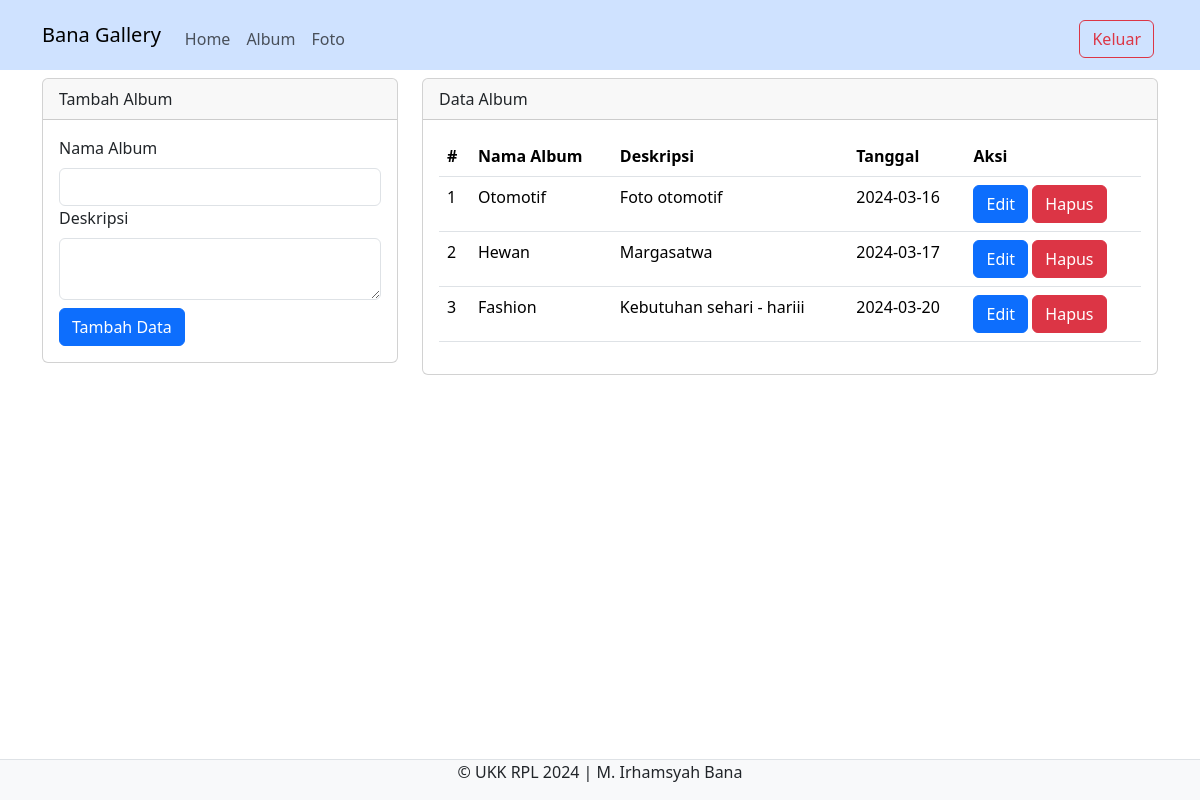
Screenshot of /admin/album.php (signed in) with the database file from the repository.
### tables this page shows
CREATE TABLE `album` (
  `albumid` int(11) NOT NULL,
  `namaalbum` varchar(255) NOT NULL,
  `deskripsi` text NOT NULL,
  `tanggalbuat` date NOT NULL,
  `userid` int(11) NOT NULL
);

### admin/album.php (the view, shortened to what this page needs)
<?php
include '../config/koneksi.php';
?>
<!DOCTYPE html>
<html lang="en">
<head>
    <link rel="stylesheet" type="text/css" href="../assets/css/bootstrap.min.css">
</head>
<body>
<nav class="navbar navbar-expand-lg navbar-danger-subtle bg-primary-subtle">
  <div class="container">
    <a class="navbar-brand" href="index.php">Bana Gallery</a>
    <div class="collapse navbar-collapse mt-2" id="navbarNavAltMarkup">
      <div class="navbar-nav me-auto">
      <a href="home.php" class="nav-link">Home</a>
      <a href="album.php" class="nav-link">Album</a>
      <a href="foto.php" class="nav-link">Foto</a>
      </div>
      <a href="../config/aksi_logout.php" class="btn btn-outline-danger m-1">Keluar</a>
    </div>
  </div>
</nav>
<div class="container">
   <div class="row">
         <div class="col-md-4">
             <div class="card mt-2">
                 <div class="card-header">Tambah Album</div>
                     <div class="card-body">
                        <form action="../config/aksi_album.php" method="POST">
                            <label class="form-label">Nama Album</label>
                            <input type="text" name="namaalbum" class="form-control" required>
                            <label class="form-label">Deskripsi</label>
                            <textarea class="form-control" name="deskripsi" required></textarea>
                            <button type="submit" class="btn btn-primary mt-2" name="tambah">Tambah Data</button>
                        </form>
                     </div>
             </div>
         </div>
         <div class="col-md-8">
             <div class="card mt-2">
                 <div class="card-header">Data Album</div>
                 <div class="card-body">
                    <table class="table">
                        <thead>
                           <tr>
                            <th>#</th>
                            <th>Nama Album</th>
                            <th>Deskripsi</th>
                            <th>Tanggal</th>
                            <th>Aksi</th>
                           </tr>
                        </thead>
                        <tbody>
                            <?php
                            $no = 1;
                            $userid = $_SESSION['userid'];
                            $sql = mysqli_query($koneksi,"SELECT * FROM album WHERE userid='$userid'");
                            while($data = mysqli_fetch_array($sql)){
                            ?>
                            <tr>
                                <td><?php echo $no++ ?></td>
                                <td><?php echo $data['namaalbum'] ?></td>
                                <td><?php echo $data['deskripsi'] ?></td>
                                <td><?php echo $data['tanggalbuat'] ?></td>
                                <td>
                                <button type="button" class="btn btn-primary" data-bs-toggle="modal" data-bs-target="#edit<?php echo $data['albumid'] ?>">
                                  Edit
                                </button>
                                <button type="button" class="btn btn-danger" data-bs-toggle="modal" data-bs-target="#hapus<?php echo $data['albumid'] ?>">
                                  Hapus
                                </button>
                                </td>
                            </tr>
                               <?php } ?>
                        </tbody>
                    </table>
                 </div>
             </div>
         </div>
   </div>
</div>
<footer class="d-flex justify-content-center border-top mt-3 bg-light fixed-bottom">
    <p>&copy; UKK RPL 2024 | M. Irhamsyah Bana</p>
</footer>
</body>
</html>

### rows the page displays
album: namaalbum "Otomotif", deskripsi "Foto otomotif", tanggalbuat "2024-03-16"
album: namaalbum "Hewan", deskripsi "Margasatwa", tanggalbuat "2024-03-17"
album: namaalbum "Fashion", deskripsi "Kebutuhan sehari - hariii", tanggalbuat "2024-03-20"
